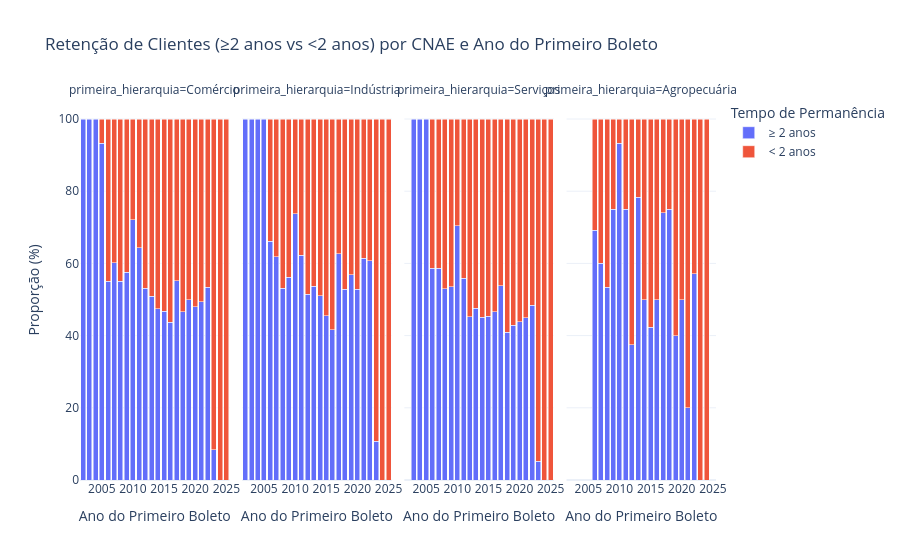

Notebook cell for this chart:
### Code cell
import pandas as pd
import plotly.express as px

def plotar_retencao_e_cnae(df, coluna_data_boleto="data_primeiro_boleto", coluna_anos="anos_boleto", coluna_cnae="primeira_hierarquia"):
    """
    Gera um gráfico mostrando a proporção de clientes que permaneceram ≥2 anos ou <2 anos, segmentado por CNAE.

    Parâmetros:
    df (DataFrame): DataFrame contendo as colunas de data do primeiro boleto, anos de permanência e CNAE.
    coluna_data_boleto (str): Nome da coluna que contém a data do primeiro boleto.
    coluna_anos (str): Nome da coluna que contém os anos de permanência.
    coluna_cnae (str): Nome da coluna que contém a classificação de CNAE.

    Retorno:
    None (exibe o gráfico interativo com Plotly)
    """

    # Converter a coluna de data para datetime
    df[coluna_data_boleto] = pd.to_datetime(df[coluna_data_boleto])

    # Criar a coluna do ano do primeiro boleto
    df["ano_primeiro_boleto"] = df[coluna_data_boleto].dt.year

    # Criar a classificação de tempo de permanência (≥2 anos vs <2 anos)
    df["tempo_permanencia"] = df[coluna_anos].apply(lambda x: "≥ 2 anos" if x >= 2 else "< 2 anos")

    # Agrupar por ano, CNAE e tempo de permanência
    tabela = df.groupby(["ano_primeiro_boleto", coluna_cnae, "tempo_permanencia"])[coluna_anos].count().reset_index()

    # Calcular a proporção dentro de cada ano e CNAE (para que some 100% por grupo)
    tabela["percentual"] = tabela.groupby(["ano_primeiro_boleto", coluna_cnae])[coluna_anos].transform(lambda x: (x / x.sum()) * 100)

    # Criar gráfico interativo com Plotly Express
    fig = px.bar(
        tabela,
        x="ano_primeiro_boleto",
        y="percentual",
        color="tempo_permanencia",
        facet_col=coluna_cnae,  # Se houver muitos CNAEs, cada um terá um subgráfico
        title="Retenção de Clientes (≥2 anos vs <2 anos) por CNAE e Ano do Primeiro Boleto",
        labels={"ano_primeiro_boleto": "Ano do Primeiro Boleto", "percentual": "Proporção (%)", "tempo_permanencia": "Tempo de Permanência"},
        barmode="stack",
        template="plotly_white"
    )

    # Exibir o gráfico
    fig.show()

# Chamando a função com seu DataFrame Pandas
plotar_retencao_e_cnae(tabela_cnae)

### Figure 1 — Plotly figure (JSON) as saved in the notebook; plotly's stock layout.template omitted (floating-point values rounded to 4 significant figures)
{"data": [{"hovertemplate": "Tempo de Permanência=≥ 2 anos<br>primeira_hierarquia=Comércio<br>Ano do Primeiro Boleto=%{x}<br>Proporção (%)=%{y}<extra></extra>", "legendgroup": "≥ 2 anos", "marker": {"color": "#636efa", "pattern": {"shape": ""}}, "name": "≥ 2 anos", "orientation": "v", "showlegend": true, "textposition": "auto", "type": "bar", "x": [2002, 2003, 2004, 2005, 2006, 2007, 2008, 2009, 2010, 2011, 2012, 2013, 2014, 2015, 2016, 2017, 2018, 2019, 2020, 2021, 2022, 2023], "xaxis": "x", "y": [100.0, 100.0, 100.0, 93.33, 55.12, 60.18, 54.99, 57.58, 72.15, 64.27, 53.09, 50.89, 47.5, 46.79, 43.68, 55.16, 46.61, 49.88, 47.98, 49.42, 53.37, 8.325], "yaxis": "y"}, {"hovertemplate": "Tempo de Permanência=≥ 2 anos<br>primeira_hierarquia=Indústria<br>Ano do Primeiro Boleto=%{x}<br>Proporção (%)=%{y}<extra></extra>", "legendgroup": "≥ 2 anos", "marker": {"color": "#636efa", "pattern": {"shape": ""}}, "name": "≥ 2 anos", "orientation": "v", "showlegend": false, "textposition": "auto", "type": "bar", "x": [2002, 2003, 2004, 2005, 2006, 2007, 2008, 2009, 2010, 2011, 2012, 2013, 2014, 2015, 2016, 2017, 2018, 2019, 2020, 2021, 2022, 2023], "xaxis": "x2", "y": [100.0, 100.0, 100.0, 100.0, 66.16, 61.8, 53.05, 56.21, 73.74, 62.32, 51.46, 53.61, 51.02, 45.53, 41.68, 62.72, 52.78, 56.89, 52.87, 61.41, 60.74, 10.69], "yaxis": "y2"}, {"hovertemplate": "Tempo de Permanência=≥ 2 anos<br>primeira_hierarquia=Serviços<br>Ano do Primeiro Boleto=%{x}<br>Proporção (%)=%{y}<extra></extra>", "legendgroup": "≥ 2 anos", "marker": {"color": "#636efa", "pattern": {"shape": ""}}, "name": "≥ 2 anos", "orientation": "v", "showlegend": false, "textposition": "auto", "type": "bar", "x": [2003, 2004, 2005, 2006, 2007, 2008, 2009, 2010, 2011, 2012, 2013, 2014, 2015, 2016, 2017, 2018, 2019, 2020, 2021, 2022, 2023], "xaxis": "x3", "y": [100.0, 100.0, 100.0, 58.6, 58.63, 53.03, 53.49, 70.45, 55.9, 45.19, 47.63, 45.04, 45.31, 46.59, 53.77, 40.98, 42.87, 43.85, 44.98, 48.35, 5.162], "yaxis": "y3"}, {"hovertemplate": "Tempo de Permanência=≥ 2 anos<br>primeira_hierarquia=Agropecuária<br>Ano do Primeiro Boleto=%{x}<br>Proporção (%)=%{y}<extra></extra>", "legendgroup": "≥ 2 anos", "marker": {"color": "#636efa", "pattern": {"shape": ""}}, "name": "≥ 2 anos", "orientation": "v", "showlegend": false, "textposition": "auto", "type": "bar", "x": [2006, 2007, 2008, 2009, 2010, 2011, 2012, 2013, 2014, 2015, 2016, 2017, 2018, 2019, 2020, 2021, 2022], "xaxis": "x4", "y": [69.23, 60.0, 53.33, 75.0, 93.33, 75.0, 37.5, 78.26, 50.0, 42.31, 50.0, 74.07, 75.0, 40.0, 50.0, 20.0, 57.14], "yaxis": "y4"}, {"hovertemplate": "Tempo de Permanência=< 2 anos<br>primeira_hierarquia=Comércio<br>Ano do Primeiro Boleto=%{x}<br>Proporção (%)=%{y}<extra></extra>", "legendgroup": "< 2 anos", "marker": {"color": "#EF553B", "pattern": {"shape": ""}}, "name": "< 2 anos", "orientation": "v", "showlegend": true, "textposition": "auto", "type": "bar", "x": [2005, 2006, 2007, 2008, 2009, 2010, 2011, 2012, 2013, 2014, 2015, 2016, 2017, 2018, 2019, 2020, 2021, 2022, 2023, 2024, 2025], "xaxis": "x", "y": [6.667, 44.88, 39.82, 45.01, 42.42, 27.85, 35.73, 46.91, 49.11, 52.5, 53.21, 56.32, 44.84, 53.39, 50.12, 52.02, 50.58, 46.63, 91.67, 100.0, 100.0], "yaxis": "y"}, {"hovertemplate": "Tempo de Permanência=< 2 anos<br>primeira_hierarquia=Indústria<br>Ano do Primeiro Boleto=%{x}<br>Proporção (%)=%{y}<extra></extra>", "legendgroup": "< 2 anos", "marker": {"color": "#EF553B", "pattern": {"shape": ""}}, "name": "< 2 anos", "orientation": "v", "showlegend": false, "textposition": "auto", "type": "bar", "x": [2006, 2007, 2008, 2009, 2010, 2011, 2012, 2013, 2014, 2015, 2016, 2017, 2018, 2019, 2020, 2021, 2022, 2023, 2024, 2025], "xaxis": "x2", "y": [33.84, 38.2, 46.95, 43.79, 26.26, 37.68, 48.54, 46.39, 48.98, 54.47, 58.32, 37.28, 47.22, 43.11, 47.13, 38.59, 39.26, 89.31, 100.0, 100.0], "yaxis": "y2"}, {"hovertemplate": "Tempo de Permanência=< 2 anos<br>primeira_hierarquia=Serviços<br>Ano do Primeiro Boleto=%{x}<br>Proporção (%)=%{y}<extra></extra>", "legendgroup": "< 2 anos", "marker": {"color": "#EF553B", "pattern": {"shape": ""}}, "name": "< 2 anos", "orientation": "v", "showlegend": false, "textposition": "auto", "type": "bar", "x": [2006, 2007, 2008, 2009, 2010, 2011, 2012, 2013, 2014, 2015, 2016, 2017, 2018, 2019, 2020, 2021, 2022, 2023, 2024, 2025], "xaxis": "x3", "y": [41.4, 41.37, 46.97, 46.51, 29.55, 44.1, 54.81, 52.37, 54.96, 54.69, 53.41, 46.23, 59.02, 57.13, 56.15, 55.02, 51.65, 94.84, 100.0, 100.0], "yaxis": "y3"}, {"hovertemplate": "Tempo de Permanência=< 2 anos<br>primeira_hierarquia=Agropecuária<br>Ano do Primeiro Boleto=%{x}<br>Proporção (%)=%{y}<extra></extra>", "legendgroup": "< 2 anos", "marker": {"color": "#EF553B", "pattern": {"shape": ""}}, "name": "< 2 anos", "orientation": "v", "showlegend": false, "textposition": "auto", "type": "bar", "x": [2006, 2007, 2008, 2009, 2010, 2011, 2012, 2013, 2014, 2015, 2016, 2017, 2018, 2019, 2020, 2021, 2022, 2023, 2024], "xaxis": "x4", "y": [30.77, 40.0, 46.67, 25.0, 6.667, 25.0, 62.5, 21.74, 50.0, 57.69, 50.0, 25.93, 25.0, 60.0, 50.0, 80.0, 42.86, 100.0, 100.0], "yaxis": "y4"}], "layout": {"annotations": [{"font": {}, "showarrow": false, "text": "primeira_hierarquia=Comércio", "x": 0.1175, "xanchor": "center", "xref": "paper", "y": 1, "yanchor": "bottom", "yref": "paper"}, {"font": {}, "showarrow": false, "text": "primeira_hierarquia=Indústria", "x": 0.3725, "xanchor": "center", "xref": "paper", "y": 1, "yanchor": "bottom", "yref": "paper"}, {"font": {}, "showarrow": false, "text": "primeira_hierarquia=Serviços", "x": 0.6275, "xanchor": "center", "xref": "paper", "y": 1, "yanchor": "bottom", "yref": "paper"}, {"font": {}, "showarrow": false, "text": "primeira_hierarquia=Agropecuária", "x": 0.8825, "xanchor": "center", "xref": "paper", "y": 1, "yanchor": "bottom", "yref": "paper"}], "barmode": "stack", "legend": {"title": {"text": "Tempo de Permanência"}, "tracegroupgap": 0}, "title": {"text": "Retenção de Clientes (≥2 anos vs <2 anos) por CNAE e Ano do Primeiro Boleto"}, "xaxis": {"anchor": "y", "domain": [0, 0.235], "title": {"text": "Ano do Primeiro Boleto"}}, "xaxis2": {"anchor": "y2", "domain": [0.255, 0.49], "matches": "x", "title": {"text": "Ano do Primeiro Boleto"}}, "xaxis3": {"anchor": "y3", "domain": [0.51, 0.745], "matches": "x", "title": {"text": "Ano do Primeiro Boleto"}}, "xaxis4": {"anchor": "y4", "domain": [0.765, 1.0], "matches": "x", "title": {"text": "Ano do Primeiro Boleto"}}, "yaxis": {"anchor": "x", "domain": [0, 1], "title": {"text": "Proporção (%)"}}, "yaxis2": {"anchor": "x2", "domain": [0, 1], "matches": "y", "showticklabels": false}, "yaxis3": {"anchor": "x3", "domain": [0, 1], "matches": "y", "showticklabels": false}, "yaxis4": {"anchor": "x4", "domain": [0, 1], "matches": "y", "showticklabels": false}}}
